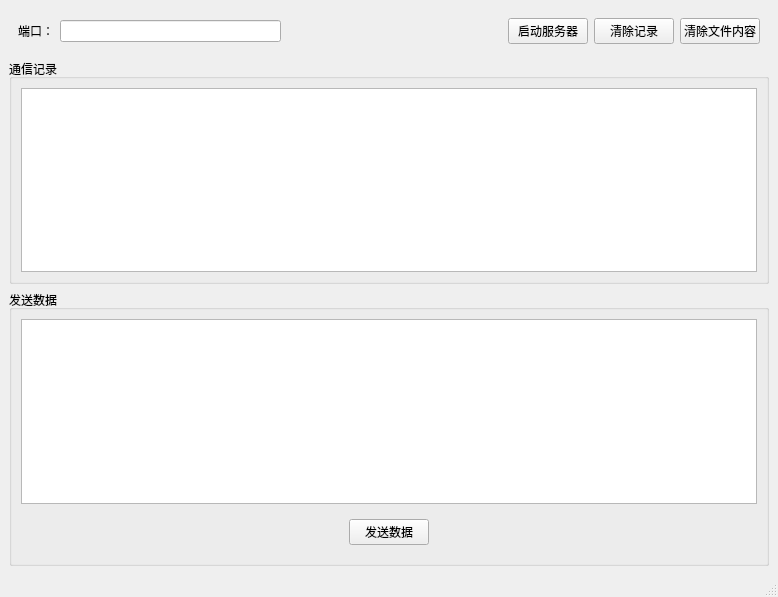
<?xml version="1.0" encoding="UTF-8"?>
<ui version="4.0">
 <class>MainWindow</class>
 <widget class="QMainWindow" name="MainWindow">
  <property name="geometry">
   <rect>
    <x>0</x>
    <y>0</y>
    <width>778</width>
    <height>597</height>
   </rect>
  </property>
  <property name="windowTitle">
   <string>MainWindow</string>
  </property>
  <widget class="QWidget" name="centralwidget">
   <layout class="QVBoxLayout" name="verticalLayout_3">
    <item>
     <widget class="QWidget" name="widget" native="true">
      <layout class="QHBoxLayout" name="horizontalLayout">
       <item>
        <widget class="QLabel" name="label">
         <property name="text">
          <string>端口：</string>
         </property>
        </widget>
       </item>
       <item>
        <widget class="QLineEdit" name="lineEdit_Duankou"/>
       </item>
       <item>
        <spacer name="horizontalSpacer">
         <property name="orientation">
          <enum>Qt::Horizontal</enum>
         </property>
         <property name="sizeType">
          <enum>QSizePolicy::Expanding</enum>
         </property>
         <property name="sizeHint" stdset="0">
          <size>
           <width>60</width>
           <height>20</height>
          </size>
         </property>
        </spacer>
       </item>
       <item>
        <widget class="QPushButton" name="Button_Open">
         <property name="text">
          <string>启动服务器</string>
         </property>
        </widget>
       </item>
       <item>
        <widget class="QPushButton" name="Button_ClearRecord">
         <property name="text">
          <string>清除记录</string>
         </property>
        </widget>
       </item>
       <item>
        <widget class="QPushButton" name="Button_ClearContent">
         <property name="text">
          <string>清除文件内容</string>
         </property>
        </widget>
       </item>
      </layout>
     </widget>
    </item>
    <item>
     <widget class="QGroupBox" name="groupBox">
      <property name="title">
       <string>通信记录</string>
      </property>
      <layout class="QVBoxLayout" name="verticalLayout_2">
       <item>
        <widget class="QTextEdit" name="textEdit_Record">
         <property name="readOnly">
          <bool>true</bool>
         </property>
        </widget>
       </item>
      </layout>
     </widget>
    </item>
    <item>
     <widget class="QGroupBox" name="groupBox_2">
      <property name="title">
       <string>发送数据</string>
      </property>
      <layout class="QVBoxLayout" name="verticalLayout">
       <item>
        <widget class="QTextEdit" name="textEdit_SendData"/>
       </item>
       <item>
        <widget class="QWidget" name="widget_2" native="true">
         <layout class="QHBoxLayout" name="horizontalLayout_2">
          <item>
           <spacer name="horizontalSpacer_2">
            <property name="orientation">
             <enum>Qt::Horizontal</enum>
            </property>
            <property name="sizeHint" stdset="0">
             <size>
              <width>80</width>
              <height>20</height>
             </size>
            </property>
           </spacer>
          </item>
          <item>
           <widget class="QPushButton" name="Button_SendData">
            <property name="text">
             <string>发送数据</string>
            </property>
           </widget>
          </item>
          <item>
           <spacer name="horizontalSpacer_3">
            <property name="orientation">
             <enum>Qt::Horizontal</enum>
            </property>
            <property name="sizeHint" stdset="0">
             <size>
              <width>79</width>
              <height>20</height>
             </size>
            </property>
           </spacer>
          </item>
         </layout>
        </widget>
       </item>
      </layout>
     </widget>
    </item>
   </layout>
  </widget>
  <widget class="QMenuBar" name="menubar">
   <property name="geometry">
    <rect>
     <x>0</x>
     <y>0</y>
     <width>778</width>
     <height>26</height>
    </rect>
   </property>
  </widget>
  <widget class="QStatusBar" name="statusbar"/>
 </widget>
 <resources/>
 <connections/>
</ui>
